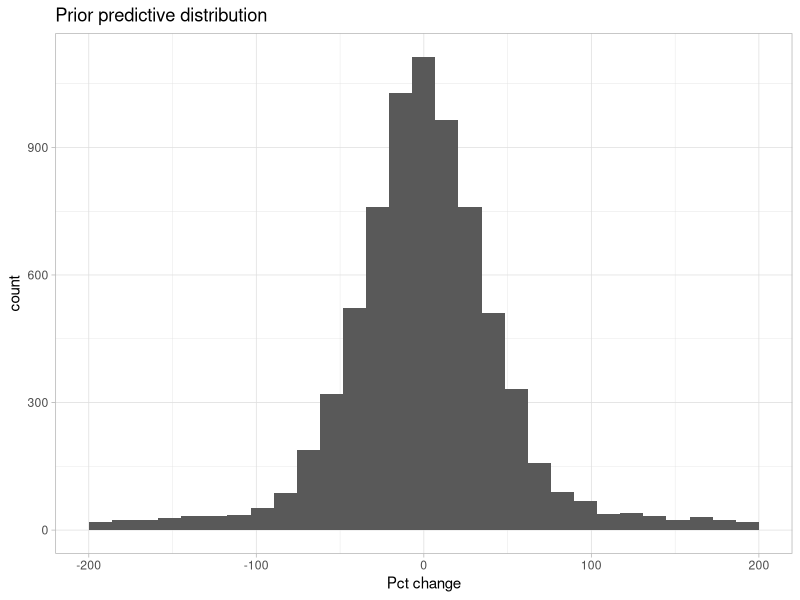
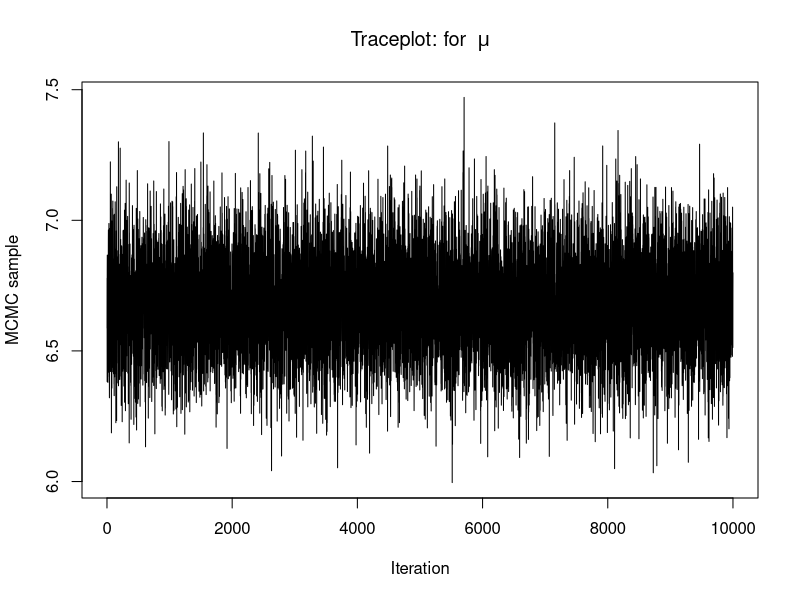
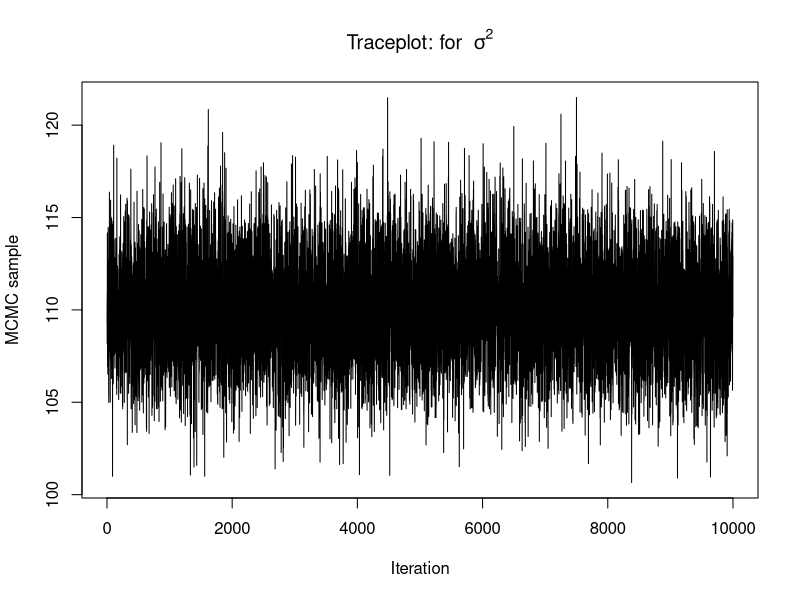

R code for these plots, in order: (Note: this script raises an error after producing the figures.)
## ---- chunk 1
options(htmltools.dir.version = FALSE)
knitr::opts_chunk$set(dev = 'svg')
library(gridExtra)
library(ggplot2)
library(ggthemes)
library(LearnBayes)
## ---- chunk 2
votes <- read.csv("data/County_Election_08_16.csv")
votes <- votes[,1:16]
## ---- chunk 3
library(dplyr)
votes <- mutate(
  votes, 
  gop_pct_2016 = gop_2016 / total_2016,
  gop_pct_2012 = gop_2012 / total_2012,
  pct_change   = 100 * (gop_pct_2016 / gop_pct_2012 - 1)
)
## ---- chunk 4
library(LearnBayes)
library(ggplot2)
mu0s   <- rnorm(1e4, 0, sqrt(1000))
sig20s <- rigamma(1e4, 0.1, 0.1)
y0s    <- rnorm(1e4, mu0s, sqrt(sig20s))

ggplot(data = NULL) +
  geom_histogram(aes(x = y0s)) +
  lims(x = c(-200, 200)) +
  theme_light() +
  labs(title = "Prior predictive distribution", x = "Pct change")
## ---- chunk 5
# Data
y <- na.omit(votes$pct_change)
n <- length(y)

# Prior specification
mu0 <- 0
s20 <- 1000
a   <- 0.1
b   <- 0.1

# Initial parameter values
mu <- mean(y)
s2 <- var(y)


# Create empty S x p matrix for MCMC draws
S                    <- 10000
mcmc.draws           <- matrix(NA, nrow = S, ncol = 2)
colnames(mcmc.draws) <- c("mu", "sigma2")
## ---- chunk 6
for(i in 1:S) {
  
  # sample from mu | s2, y
  A   <- sum(y) / s2 + mu0 / s20
  B   <- n / s2 + 1 / s20
  mu  <- rnorm(1, A/B, 1/sqrt(B))
  
  # sample from se | mu, y
  shape  <- n / 2 + a
  scale  <- (sum((y - mu)^2) / 2) + b
  s2     <- MCMCpack::rinvgamma(1, shape, scale)
  
  # Store the draws
  mcmc.draws[i, ] <- c(mu, s2)
}
## ---- chunk 7
plot(x = 1:S, y = mcmc.draws[,"mu"], xlab = "Iteration", ylab = "MCMC sample", type = "l", main = bquote("Traceplot: for " ~ mu))
## ---- chunk 8
plot(1:S, mcmc.draws[,"sigma2"], xlab = "Iteration", ylab = "MCMC sample", type = "l", main = bquote("Traceplot: for " ~ sigma^2))
## ---- chunk 9
knitr::include_graphics("figs/15-converge-longer.png")
## ---- chunk 10
knitr::include_graphics("figs/15-converge-short.png")
## ---- chunk 11
knitr::include_graphics("figs/15-no-converge.png")
## ---- chunk 12
knitr::include_graphics("figs/15-questionable-converge.png")
## ---- chunk 13
mcmc.draws <- mcmc.draws[-c(1:100),]
## ---- chunk 14
mcmc.draws <- as.data.frame(mcmc.draws[-c(1:100),])
ggplot(data = mcmc.draws) +
  geom_point(aes(x = mu, y = sigma2), alpha = 0.2) +
  theme_light() +
  labs(title = "Joint posterior", x = bquote(~mu ~"draws"), y = bquote(~sigma^2 ~"draws"))
## ---- chunk 15
mcmc.draws <- as.data.frame(mcmc.draws)
ggplot(data = mcmc.draws) +
  geom_histogram(aes(x = mu, y = ..density..), alpha = 0.7) +
  theme_light() +
  labs(title = bquote("Marginal posterior of" ~mu), x = bquote(~mu ~"draws"))
## ---- chunk 16
mcmc.draws.trimmed <- as.data.frame(mcmc.draws)
ggplot(data = mcmc.draws.trimmed) +
  geom_histogram(aes(x = mu, y = ..density..), alpha = 0.7) +
  theme_light() +
  labs(title = bquote("Marginal posterior of" ~mu), x = bquote(~mu ~"draws"))
## ---- chunk 17
ggplot(data = mcmc.draws.trimmed) +
  geom_histogram(aes(x = sigma2, y = ..density..), alpha = 0.7) +
  theme_light() +
  labs(title = bquote("Marginal posterior of" ~sigma^2), x = bquote(~sigma^2 ~"draws"))
## ---- chunk 18
 output <- matrix(0,2,4)
 colnames(output) <- c("Mean", "SD", "Q025", "Q975")
 rownames(output) <- c("mu", "sigma^2")
 
 keep.mu <- mcmc.draws.trimmed$mu
 keep.s2 <- mcmc.draws.trimmed$sigma2

 output[1, 1] <- mean(keep.mu)
 output[1, 2] <- sd(keep.mu)
 output[1, 3] <- quantile(keep.mu,0.025)
 output[1, 4] <- quantile(keep.mu,0.975)

 output[2, 1] <- mean(keep.s2)
 output[2, 2] <- sd(keep.s2)
 output[2, 3] <- quantile(keep.s2, 0.025)
 output[2, 4] <- quantile(keep.s2, 0.975)

knitr::kable(output, digits=2, format = "html")
## ---- chunk 19
knitr::include_graphics("figs/15-gibbs-anim.png")
